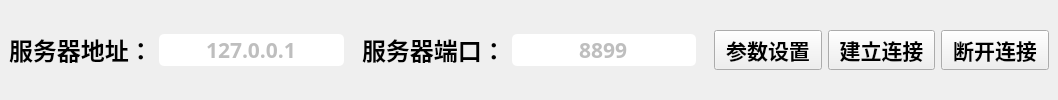
        <widget class="QFrame" name="frame_4">
         <property name="sizePolicy">
          <sizepolicy hsizetype="Preferred" vsizetype="Expanding">
           <horstretch>0</horstretch>
           <verstretch>1</verstretch>
          </sizepolicy>
         </property>
         <property name="styleSheet">
          <string notr="true">QFrame, #frame{
	border:none;	
}	</string>
         </property>
         <property name="frameShape">
          <enum>QFrame::StyledPanel</enum>
         </property>
         <property name="frameShadow">
          <enum>QFrame::Raised</enum>
         </property>
         <layout class="QVBoxLayout" name="verticalLayout_5">
          <property name="spacing">
           <number>0</number>
          </property>
          <property name="leftMargin">
           <number>0</number>
          </property>
          <property name="topMargin">
           <number>0</number>
          </property>
          <property name="rightMargin">
           <number>0</number>
          </property>
          <property name="bottomMargin">
           <number>0</number>
          </property>
          <item>
           <widget class="QFrame" name="frame_4_1">
            <property name="styleSheet">
             <string notr="true">QLineEdit {
	border-radius:5px
}
</string>
            </property>
            <property name="frameShape">
             <enum>QFrame::StyledPanel</enum>
            </property>
            <property name="frameShadow">
             <enum>QFrame::Raised</enum>
            </property>
            <layout class="QHBoxLayout" name="horizontalLayout_2">
             <property name="spacing">
              <number>0</number>
             </property>
             <property name="leftMargin">
              <number>0</number>
             </property>
             <property name="topMargin">
              <number>0</number>
             </property>
             <property name="rightMargin">
              <number>0</number>
             </property>
             <property name="bottomMargin">
              <number>0</number>
             </property>
             <item>
              <widget class="QFrame" name="frame_4_1_1">
               <property name="sizePolicy">
                <sizepolicy hsizetype="Preferred" vsizetype="Preferred">
                 <horstretch>1</horstretch>
                 <verstretch>0</verstretch>
                </sizepolicy>
               </property>
               <property name="frameShape">
                <enum>QFrame::StyledPanel</enum>
               </property>
               <property name="frameShadow">
                <enum>QFrame::Raised</enum>
               </property>
               <layout class="QHBoxLayout" name="horizontalLayout_3">
                <item>
                 <widget class="QLabel" name="label">
                  <property name="font">
                   <font>
                    <family>微软雅黑</family>
                    <pointsize>18</pointsize>
                    <weight>75</weight>
                    <bold>true</bold>
                   </font>
                  </property>
                  <property name="text">
                   <string>服务器地址：</string>
                  </property>
                 </widget>
                </item>
                <item>
                 <widget class="QLineEdit" name="edit_addr">
                  <property name="enabled">
                   <bool>false</bool>
                  </property>
                  <property name="font">
                   <font>
                    <family>微软雅黑</family>
                    <pointsize>16</pointsize>
                    <weight>75</weight>
                    <bold>true</bold>
                   </font>
                  </property>
                  <property name="text">
                   <string>127.0.0.1</string>
                  </property>
                  <property name="frame">
                   <bool>true</bool>
                  </property>
                  <property name="alignment">
                   <set>Qt::AlignCenter</set>
                  </property>
                  <property name="readOnly">
                   <bool>false</bool>
                  </property>
                 </widget>
                </item>
               </layout>
              </widget>
             </item>
             <item>
              <widget class="QFrame" name="frame_4_1_2">
               <property name="sizePolicy">
                <sizepolicy hsizetype="Preferred" vsizetype="Preferred">
                 <horstretch>1</horstretch>
                 <verstretch>0</verstretch>
                </sizepolicy>
               </property>
               <property name="frameShape">
                <enum>QFrame::StyledPanel</enum>
               </property>
               <property name="frameShadow">
                <enum>QFrame::Raised</enum>
               </property>
               <layout class="QHBoxLayout" name="horizontalLayout_4">
                <item>
                 <widget class="QLabel" name="label_2">
                  <property name="font">
                   <font>
                    <family>微软雅黑</family>
                    <pointsize>18</pointsize>
                    <weight>75</weight>
                    <bold>true</bold>
                   </font>
                  </property>
                  <property name="text">
                   <string>服务器端口：</string>
                  </property>
                 </widget>
                </item>
                <item>
                 <widget class="QLineEdit" name="edit_port">
                  <property name="enabled">
                   <bool>false</bool>
                  </property>
                  <property name="font">
                   <font>
                    <family>微软雅黑</family>
                    <pointsize>16</pointsize>
                    <weight>75</weight>
                    <bold>true</bold>
                   </font>
                  </property>
                  <property name="text">
                   <string>8899</string>
                  </property>
                  <property name="alignment">
                   <set>Qt::AlignCenter</set>
                  </property>
                 </widget>
                </item>
               </layout>
              </widget>
             </item>
             <item>
              <widget class="QFrame" name="frame_4_1_3">
               <property name="sizePolicy">
                <sizepolicy hsizetype="Preferred" vsizetype="Preferred">
                 <horstretch>1</horstretch>
                 <verstretch>0</verstretch>
                </sizepolicy>
               </property>
               <property name="frameShape">
                <enum>QFrame::StyledPanel</enum>
               </property>
               <property name="frameShadow">
                <enum>QFrame::Raised</enum>
               </property>
               <layout class="QHBoxLayout" name="horizontalLayout_5">
                <item>
                 <widget class="QPushButton" name="btn_setting">
                  <property name="font">
                   <font>
                    <family>微软雅黑</family>
                    <pointsize>16</pointsize>
                    <weight>75</weight>
                    <bold>true</bold>
                   </font>
                  </property>
                  <property name="text">
                   <string>参数设置</string>
                  </property>
                  <property name="icon">
                   <iconset resource="res.qrc">
                    <normaloff>:/icons/icons/ic_setting.png</normaloff>:/icons/icons/ic_setting.png</iconset>
                  </property>
                  <property name="iconSize">
                   <size>
                    <width>30</width>
                    <height>30</height>
                   </size>
                  </property>
                 </widget>
                </item>
                <item>
                 <widget class="QPushButton" name="btn_connect">
                  <property name="font">
                   <font>
                    <family>微软雅黑</family>
                    <pointsize>16</pointsize>
                    <weight>75</weight>
                    <bold>true</bold>
                   </font>
                  </property>
                  <property name="text">
                   <string>建立连接</string>
                  </property>
                  <property name="icon">
                   <iconset resource="res.qrc">
                    <normaloff>:/icons/icons/ic_connect.png</normaloff>:/icons/icons/ic_connect.png</iconset>
                  </property>
                  <property name="iconSize">
                   <size>
                    <width>30</width>
                    <height>30</height>
                   </size>
                  </property>
                 </widget>
                </item>
                <item>
                 <widget class="QPushButton" name="btn_disconnect">
                  <property name="font">
                   <font>
                    <family>微软雅黑</family>
                    <pointsize>16</pointsize>
                    <weight>75</weight>
                    <bold>true</bold>
                   </font>
                  </property>
                  <property name="text">
                   <string>断开连接</string>
                  </property>
                  <property name="icon">
                   <iconset resource="res.qrc">
                    <normaloff>:/icons/icons/ic_disconnect.png</normaloff>:/icons/icons/ic_disconnect.png</iconset>
                  </property>
                  <property name="iconSize">
                   <size>
                    <width>30</width>
                    <height>30</height>
                   </size>
                  </property>
                 </widget>
                </item>
               </layout>
              </widget>
             </item>
            </layout>
           </widget>
          </item>
         </layout>
        </widget>
